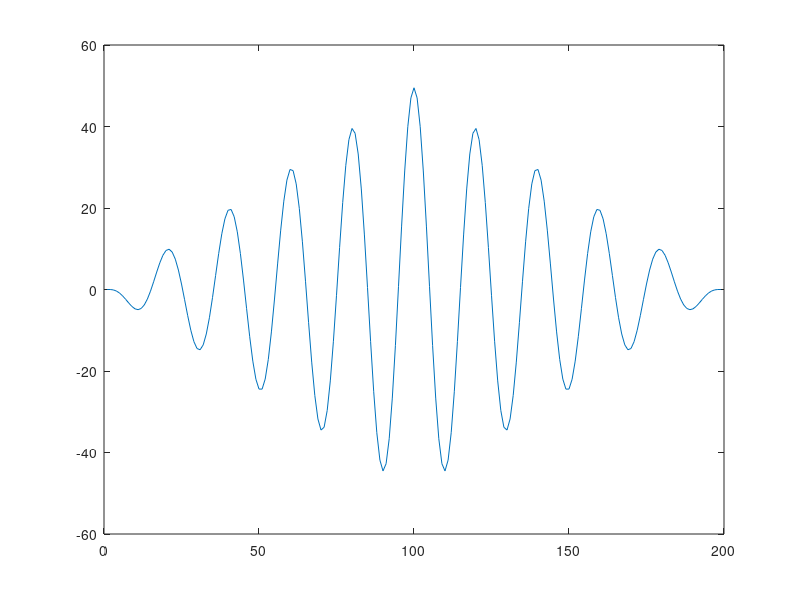

Reproduce this figure in MATLAB. (Note: this script raises an error after producing the figure.)
%HWR and FWR

clc
clear all
close all
t=linspace(0,1,100);
s1=sin(2*pi*5*t);
s2=sin(2*pi*5*t+15);
y=xcorr(s1,s1);
plot(y),figure,
z=crosscorr(s1,s2);
plot(z)
